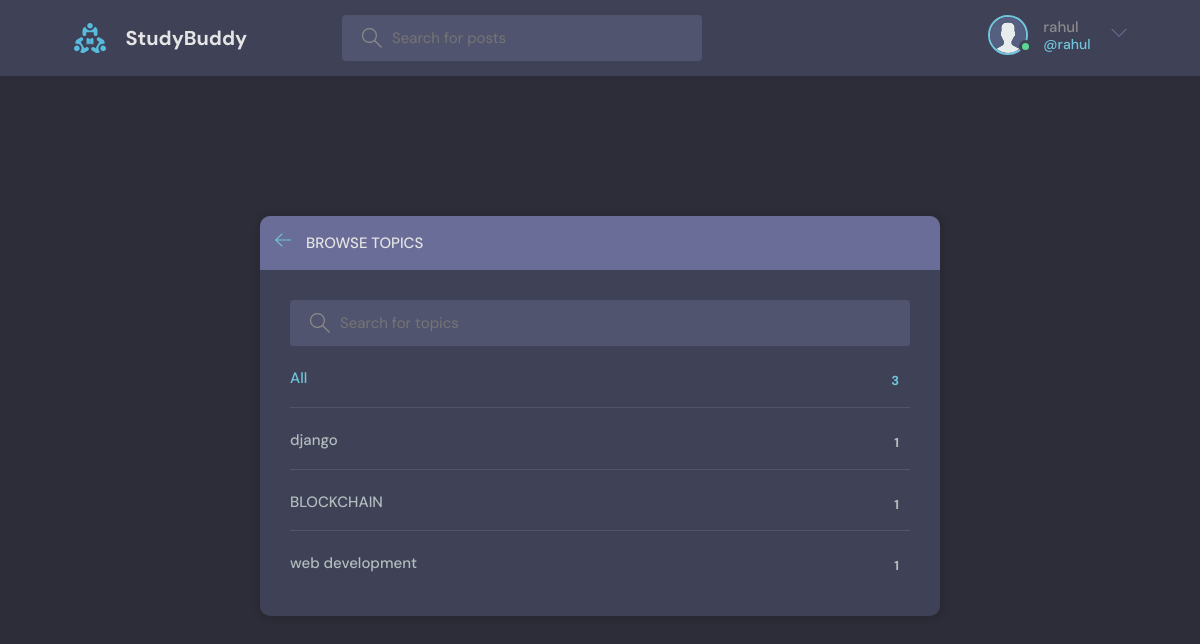
Page /topics/ (signed in) on the earlier database version.
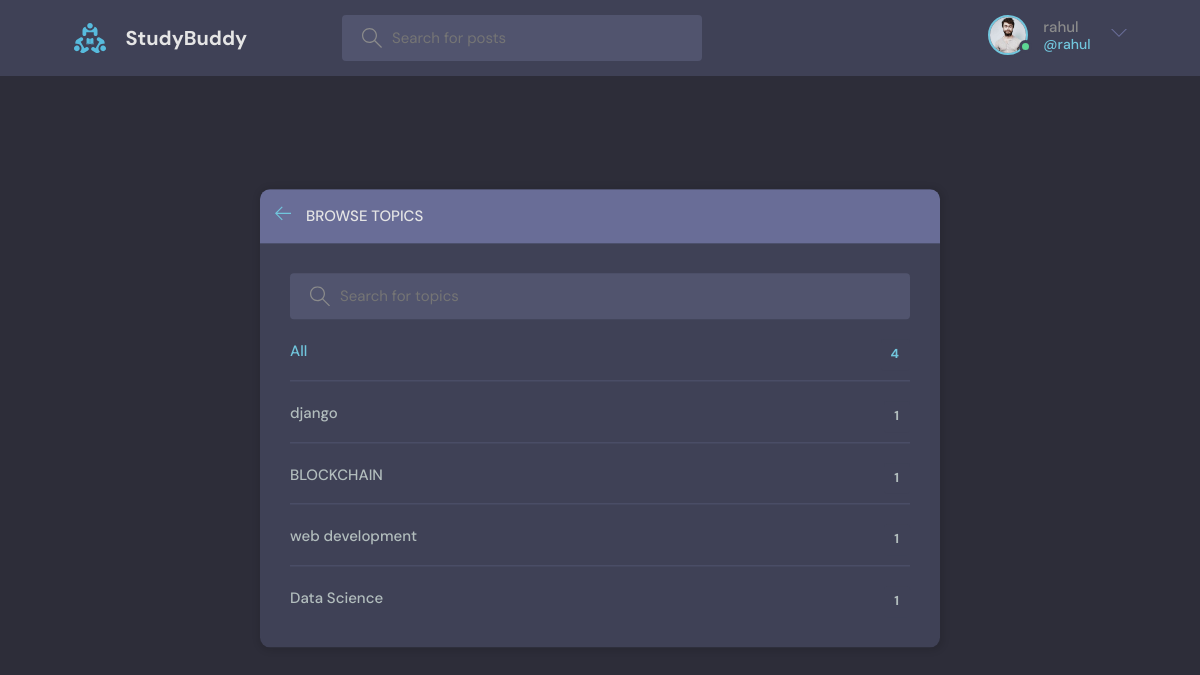
Same page on the later database version.
### base/models.py (models this page shows, shortened)
class User(AbstractUser):
    name = models.CharField(max_length=200, null=True)
    email = models.EmailField(unique=True, null=True)
    bio = models.TextField(null=True)
    avatar = models.ImageField(null=True, default="avatar.svg")
    USERNAME_FIELD = 'email'
    REQUIRED_FIELDS = []

class Topic(models.Model):
    name = models.CharField(max_length=200)

### base/views.py (the view)
# urls.py: path('topics/', views.topicsPage, name="topics"),
def topicsPage(request):
    q = request.GET.get('q') if request.GET.get('q') != None else ''
    topics = Topic.objects.filter(name__icontains=q)
    return render(request, 'base/topics.html', {'topics': topics})

### base/templates/base/topics.html (shortened to what this page needs)
{% extends 'main.html' %}
{% block content %}
<main class="create-room layout">
  <div class="container">
    <div class="layout__box">
      <div class="layout__boxHeader">
        <div class="layout__boxTitle">
          <a href="{% url 'home' %}">
            <svg version="1.1" xmlns="http://www.w3.org/2000/svg" width="32" height="32" viewBox="0 0 32 32">
              <title>arrow-left</title>
              <path
                d="M13.723 2.286l-13.723 13.714 13.719 13.714 1.616-1.611-10.96-10.96h27.625v-2.286h-27.625l10.965-10.965-1.616-1.607z">
              </path>
            </svg>
          </a>
          <h3>Browse Topics</h3>
        </div>
      </div>
      <div class="topics-page layout__body">
        <form action="" method="GET" class="header__search">
          <label>
            <input name="q" placeholder="Search for topics" />
          </label>
        </form>
        <ul class="topics__list">
          <li>
            <a href="{% url 'topics' %}" class="active">All <span>{{topics.count}}</span></a>
          </li>
          {% for topic in topics %}
          <li>
            <a href="{% url 'home' %}?q={{topic.name}}">{{ topic.name }} <span>{{topic.room_set.all.count}}</span></a>
          </li>
          {% endfor %}
        </ul>
      </div>
    </div>
  </div>
</main>
{% endblock content %}

### templates/navbar.html (shortened to what this page needs)
{% load static %}
<header class="header header--loggedIn">
    <div class="container">
        <a href="{% url 'home' %}" class="header__logo">
            <img src="{% static 'images/logo.svg' %}" />
            <h1>StudyBuddy</h1>
        </a>
        <form class="header__search" method="GET" action="{% url 'home' %}">
            <label>
                <input name="q" placeholder="Search for posts" />
            </label>
        </form>
        <nav class="header__menu">
            {% if request.user.is_authenticated %}
            <div class="header__user">
                <a href="{% url 'update-user' %}">
                    <div class="avatar avatar--medium active">
                        <img src="{{request.user.avatar.url}}" />
                    </div>
                    <p>{{request.user.username}} <span>@{{request.user.username}}</span></p>
                </a>
                <button class="dropdown-button">
                    <svg version="1.1" xmlns="http://www.w3.org/2000/svg" width="32" height="32" viewBox="0 0 32 32">
                        <title>chevron-down</title>
                        <path d="M16 21l-13-13h-3l16 16 16-16h-3l-13 13z"></path>
                    </svg>
                </button>
            </div>
            {% else %}
            <a href="{% url 'login' %}">
                <img src="{% static 'images/avatar.svg' %}" />
                <p>Login</p>
            </a>
            {% endif %}
        </nav>
    </div>
</header>

Differences in the rows shown:
changed User "rahul": user.avatar: picture added in place of a placeholder
added Topic: name "Data Science", room_set.all.count "1"
Other differences:
{{ topics.count }}: "3" → "4"
